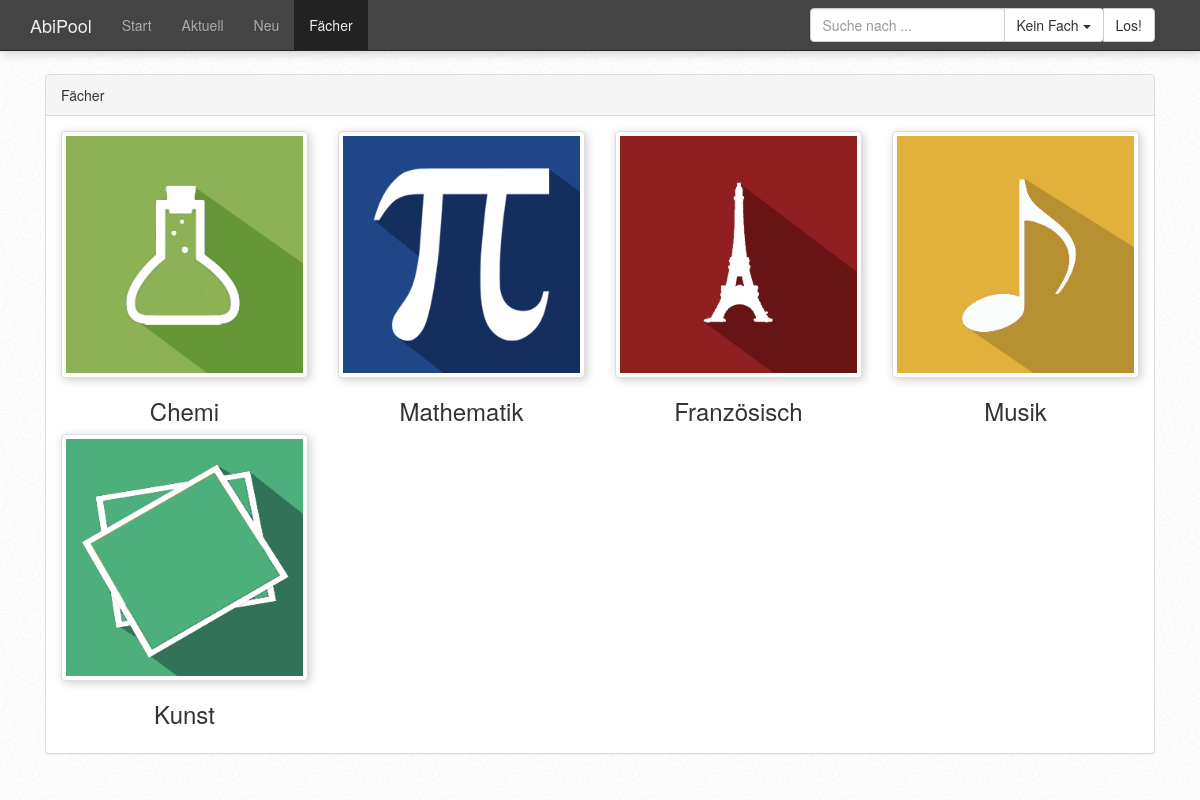
Before: /?page=subjects with the older database file.
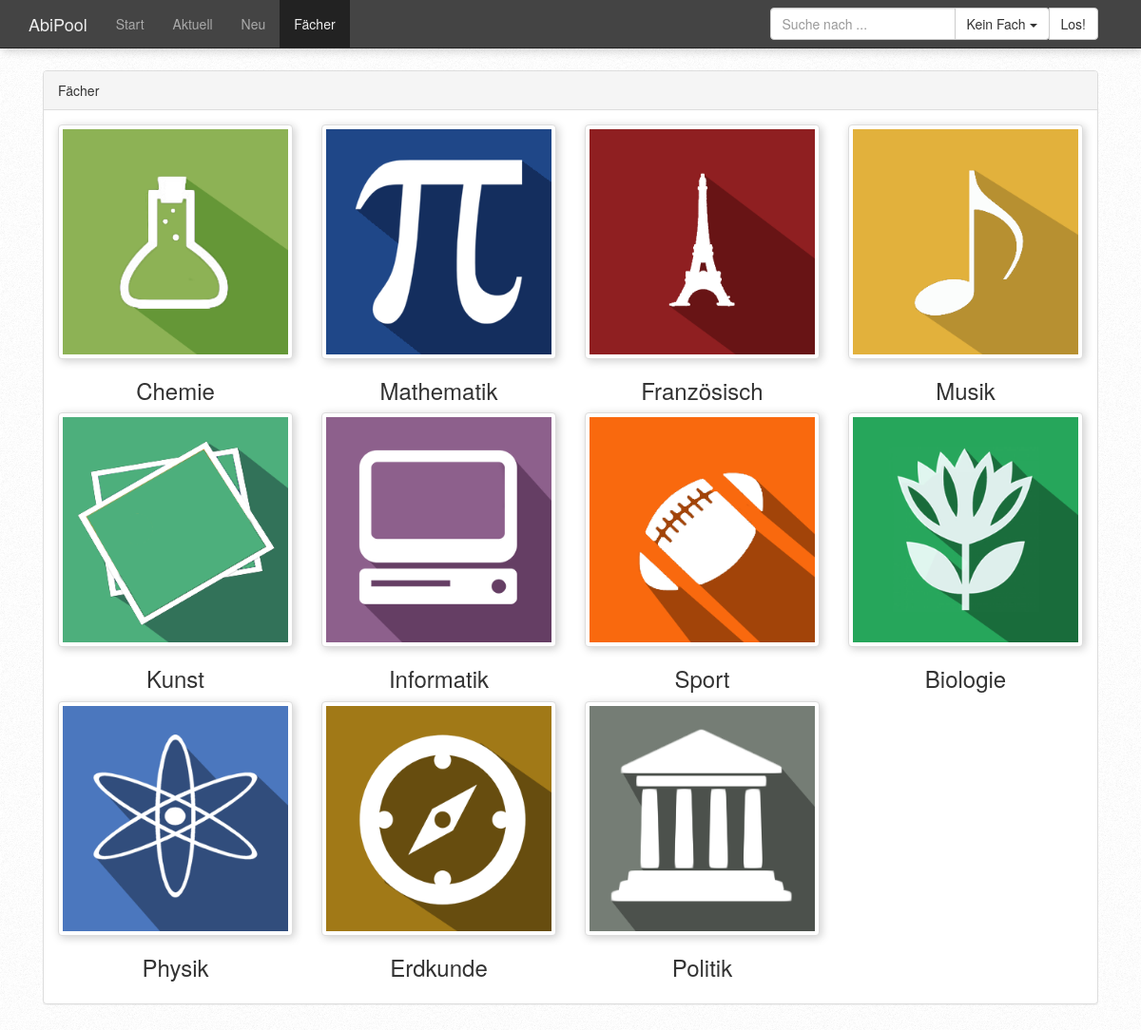
After: the same page with the newer database file.
### tables this page shows
CREATE TABLE IF NOT EXISTS `subjects` (
`id` int(10) NOT NULL,
  `name` varchar(150) NOT NULL,
  `color` varchar(10) NOT NULL,
  `img` varchar(150) NOT NULL,
  `tag` varchar(20) NOT NULL
);

### php/subjects.php (called while the page is built, shortened)
<?php
							$abfrage = "SELECT * FROM subjects";
							$ergebnis = mysql_query($abfrage);
							$subjects = array();
							while($row = mysql_fetch_object($ergebnis)){
								$subjects[] = $row;
							}
?>

### data/subjects.php (the view)
<div class="container" style="margin-top:2%;margin-bottom:1%">
<div class="col-md-12">
	<div class="panel panel-default">
		<div class="panel-heading">Fächer</div>
	<div class="panel-body">
<?php
							$counter = 0;
							for ($i = 0; $i<count($subjects);$i++){
								if($counter == 0){
										echo '<div class="row">';
								}
								?>
								  <div   class="col-xs-6 col-md-3">
									<a href="#"  class="thumbnail justshadow ">
									  <img src="<?php echo $subjects[$i]->img; ?>" alt="...">
									</a>
									<h3  align="middle" ><?php echo $subjects[$i]->name; ?></h3>
								  </div>
								<?php
								if ($counter >= 3){
									echo '</div>';
									$counter = 0;
								}else {
									$counter = $counter + 1;
								}
							}
?>
		</div>
	</div>
</div>
</div>

### index.php (shortened to what this page needs)
<?php
include 'php/subjects.php';
if(isset($_GET["page"]) && $_GET["page"] == "about" || !isset($_GET["page"])){
	$page =  'about';
	$color = '#ffffff';
}else{
	if ($_GET["page"] == "subjects"){
		$page =  'subjects';
	}
}
 ?>
<html lang="de">
  <head>
    <link href="css/bootstrap.css" rel="stylesheet">
	<link rel="stylesheet" href="cm/lib/codemirror.css">
	<link rel="stylesheet" href="cm/theme/eclipse.css">
    <link href="css/somepadding.css" rel="stylesheet">
	<link href="css/magnific-popup.css" rel="stylesheet">
	<link rel="stylesheet" href="css/perfect-scrollbar.css">
  </head>
  <body style="background-image:url('img/noise.png')">
					<?php
					if($page == 'home'){
						include "data/home.php";
					} else {
						?>
						<?php
						if ($page == "subjects"){
							include "data/subjects.php";
						}
					}
					?>
  </body>
</html>

### css/somepadding.css (style rules this page uses)
body { padding-top: 50px; }

Changed rows visible on the page:
changed subjects: name "Chemi" → "Chemie"
added subjects: img (picture), name "Informatik"
added subjects: img (picture), name "Sport"
added subjects: img (picture), name "Biologie"
added subjects: img (picture), name "Physik"
added subjects: img (picture), name "Erdkunde"
added subjects: img (picture), name "Politik"
